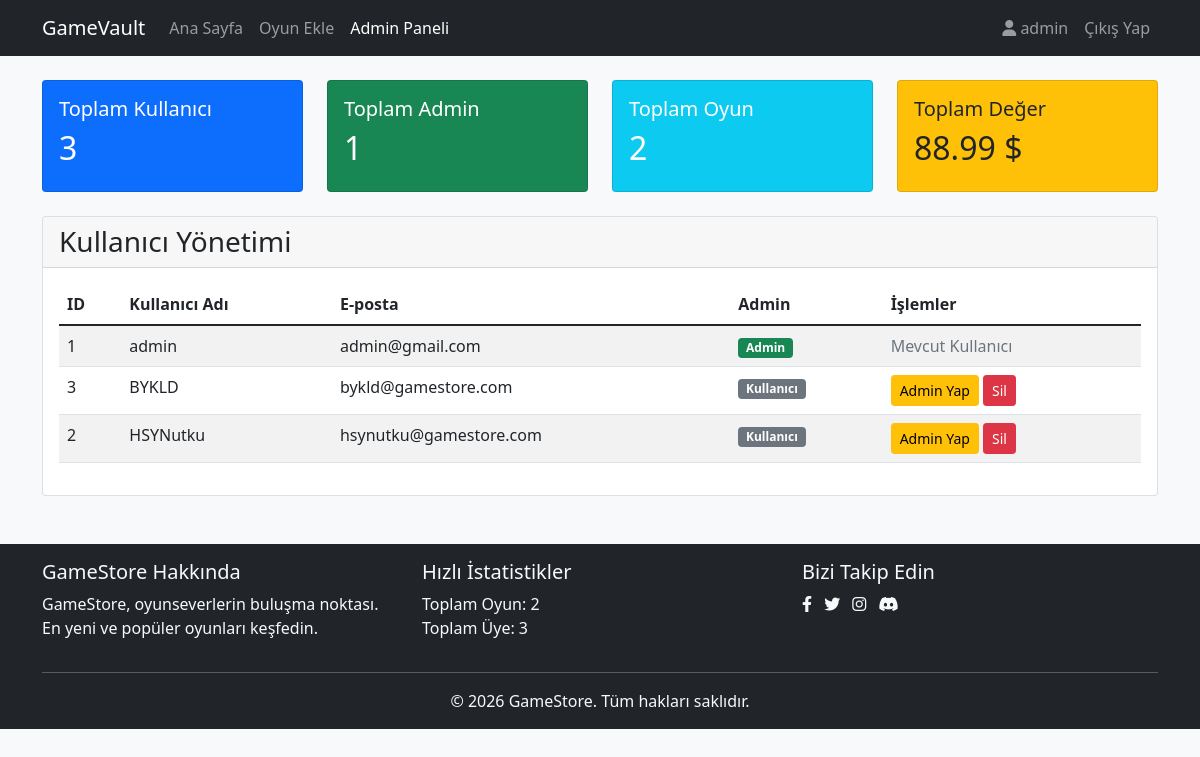
/admin_panel.php (signed in), run on the app's committed database.
### tables this page shows
CREATE TABLE `users` (
  `id` int(11) NOT NULL,
  `username` varchar(50) NOT NULL,
  `email` varchar(100) NOT NULL,
  `password` varchar(255) NOT NULL,
  `is_admin` tinyint(1) DEFAULT 0,
  `profile_image` varchar(255) DEFAULT 'uploads/profiles/default.jpg',
  `bio` text DEFAULT NULL,
  `favorite_game` varchar(100) DEFAULT NULL,
  `steam_profile` varchar(255) DEFAULT NULL,
  `created_at` timestamp NOT NULL DEFAULT current_timestamp(),
  `join_date` datetime DEFAULT current_timestamp(),
  `last_active` datetime DEFAULT NULL
);

### admin_panel.php (the view, shortened to what this page needs)
<?php
$db = Database::getInstance()->getConnection();
$users = [];
try {
    $stmt = $db->query("SELECT * FROM users ORDER BY username");
    $users = $stmt->fetchAll(PDO::FETCH_ASSOC);
} catch(PDOException $e) {
    $error = 'Kullanıcılar yüklenirken bir hata oluştu.';
}
$stats = [
    'total_users' => 0,
    'total_games' => 0,
    'total_admins' => 0,
    'total_value' => 0
];
try {
    $stmt = $db->query("SELECT COUNT(*) FROM users");
    $stats['total_users'] = $stmt->fetchColumn();
    $stmt = $db->query("SELECT COUNT(*) FROM users WHERE is_admin = 1");
    $stats['total_admins'] = $stmt->fetchColumn();
    $stmt = $db->query("SELECT COUNT(*), SUM(price) FROM games");
    $result = $stmt->fetch(PDO::FETCH_NUM);
    $stats['total_games'] = $result[0];
    $stats['total_value'] = $result[1] ?? 0;
} catch(PDOException $e) {
    $error = 'İstatistikler yüklenirken bir hata oluştu.';
}
?>
<!DOCTYPE html>
<html lang="tr">
<head>
    <link href="https://cdn.jsdelivr.net/npm/bootstrap@5.1.3/dist/css/bootstrap.min.css" rel="stylesheet">
    <link href="https://cdnjs.cloudflare.com/ajax/libs/font-awesome/6.0.0/css/all.min.css" rel="stylesheet">
</head>
<body class="bg-light">
    <nav class="navbar navbar-expand-lg navbar-dark bg-dark">
        <div class="container">
            <a class="navbar-brand" href="index.php">GameVault</a>
            <div class="collapse navbar-collapse" id="navbarNav">
                <ul class="navbar-nav me-auto">
                    <li class="nav-item">
                        <a class="nav-link" href="index.php">Ana Sayfa</a>
                    </li>
                    <li class="nav-item">
                        <a class="nav-link" href="add_game.php">Oyun Ekle</a>
                    </li>
                    <li class="nav-item">
                        <a class="nav-link active" href="admin_panel.php">Admin Paneli</a>
                    </li>
                </ul>
                <ul class="navbar-nav">
                    <li class="nav-item">
                        <a class="nav-link" href="profile.php">
                            <i class="fas fa-user"></i> <?php echo htmlspecialchars($_SESSION['username']); ?>
                        </a>
                    </li>
                    <li class="nav-item">
                        <a class="nav-link" href="logout.php">Çıkış Yap</a>
                    </li>
                </ul>
            </div>
        </div>
    </nav>
    <div class="container mt-4">
        <div class="row mb-4">
            <div class="col-md-3">
                <div class="card bg-primary text-white">
                    <div class="card-body">
                        <h5 class="card-title">Toplam Kullanıcı</h5>
                        <h2><?php echo $stats['total_users']; ?></h2>
                    </div>
                </div>
            </div>
            <div class="col-md-3">
                <div class="card bg-success text-white">
                    <div class="card-body">
                        <h5 class="card-title">Toplam Admin</h5>
                        <h2><?php echo $stats['total_admins']; ?></h2>
                    </div>
                </div>
            </div>
            <div class="col-md-3">
                <div class="card bg-info text-white">
                    <div class="card-body">
                        <h5 class="card-title">Toplam Oyun</h5>
                        <h2><?php echo $stats['total_games']; ?></h2>
                    </div>
                </div>
            </div>
            <div class="col-md-3">
                <div class="card bg-warning text-dark">
                    <div class="card-body">
                        <h5 class="card-title">Toplam Değer</h5>
                        <h2><?php echo number_format($stats['total_value'], 2); ?> $</h2>
                    </div>
                </div>
            </div>
        </div>
        <div class="card">
            <div class="card-header">
                <h3 class="mb-0">Kullanıcı Yönetimi</h3>
            </div>
            <div class="card-body">
                <div class="table-responsive">
                    <table class="table table-striped">
                        <thead>
                            <tr>
                                <th>ID</th>
                                <th>Kullanıcı Adı</th>
                                <th>E-posta</th>
                                <th>Admin</th>
                                <th>İşlemler</th>
                            </tr>
                        </thead>
                        <tbody>
                            <?php foreach ($users as $user): ?>
                            <tr>
                                <td><?php echo $user['id']; ?></td>
                                <td><?php echo htmlspecialchars($user['username']); ?></td>
                                <td><?php echo htmlspecialchars($user['email']); ?></td>
                                <td>
                                    <?php if ($user['is_admin']): ?>
                                        <span class="badge bg-success">Admin</span>
                                    <?php else: ?>
                                        <span class="badge bg-secondary">Kullanıcı</span>
                                    <?php endif; ?>
                                </td>
                                <td>
                                    <?php if ($user['id'] != $_SESSION['user_id']): ?>
                                    <form method="POST" action="" class="d-inline">
                                        <button type="submit" name="toggle_admin" class="btn btn-warning btn-sm">
                                            <?php echo $user['is_admin'] ? 'Admin Yetkisini Al' : 'Admin Yap'; ?>
                                        </button>
                                        <button type="submit" name="delete_user" class="btn btn-danger btn-sm"
                                                onclick="return confirm('Bu kullanıcıyı silmek istediğinizden emin misiniz?')">
                                            Sil
                                        </button>
                                    </form>
                                    <?php else: ?>
                                        <span class="text-muted">Mevcut Kullanıcı</span>
                                    <?php endif; ?>
                                </td>
                            </tr>
                            <?php endforeach; ?>
                        </tbody>
                    </table>
                </div>
            </div>
        </div>
    </div>
    <?php include 'includes/footer.php'; ?>
</body>
</html>

### footer.php (shortened to what this page needs)
<?php
$db = Database::getInstance()->getConnection();
try {
    $total_games = $db->query("SELECT COUNT(*) FROM games")->fetchColumn();
    $total_users = $db->query("SELECT COUNT(*) FROM users")->fetchColumn();
} catch(PDOException $e) {
    $total_games = 0;
    $total_users = 0;
}
?>
<footer class="footer mt-5 py-3 bg-dark text-light">
    <div class="container">
        <div class="row">
            <div class="col-md-4">
                <h5>GameStore Hakkında</h5>
                <p>GameStore, oyunseverlerin buluşma noktası. En yeni ve popüler oyunları keşfedin.</p>
            </div>
            <div class="col-md-4">
                <h5>Hızlı İstatistikler</h5>
                <ul class="list-unstyled">
                    <li>Toplam Oyun: <?php echo number_format($total_games); ?></li>
                    <li>Toplam Üye: <?php echo number_format($total_users); ?></li>
                </ul>
            </div>
            <div class="col-md-4">
                <h5>Bizi Takip Edin</h5>
                <div class="social-links">
                    <a href="#" class="text-light me-2"><i class="fab fa-facebook-f"></i></a>
                    <a href="#" class="text-light me-2"><i class="fab fa-twitter"></i></a>
                    <a href="#" class="text-light me-2"><i class="fab fa-instagram"></i></a>
                    <a href="#" class="text-light"><i class="fab fa-discord"></i></a>
                </div>
            </div>
        </div>
        <hr class="mt-3">
        <div class="row">
            <div class="col-12 text-center">
                <p class="mb-0">&copy; <?php echo date('Y'); ?> GameStore. Tüm hakları saklıdır.</p>
            </div>
        </div>
    </div>
</footer>
</body>
</html>

### data on the page
users: id "1", username "admin", email "admin@gmail.com", is_admin "Admin", shows "Mevcut Kullanıcı"
users: id "3", username "BYKLD", email "bykld@gamestore.com", is_admin "Kullanıcı"
users: id "2", username "HSYNutku", email "hsynutku@gamestore.com", is_admin "Kullanıcı"

### other printed values
$_SESSION['username'] "admin"
$stats['total_users'] "3"
$stats['total_admins'] "1"
$stats['total_games'] "2"
$stats['total_value'] "88.99"
$total_games "2"
$total_users "3"
